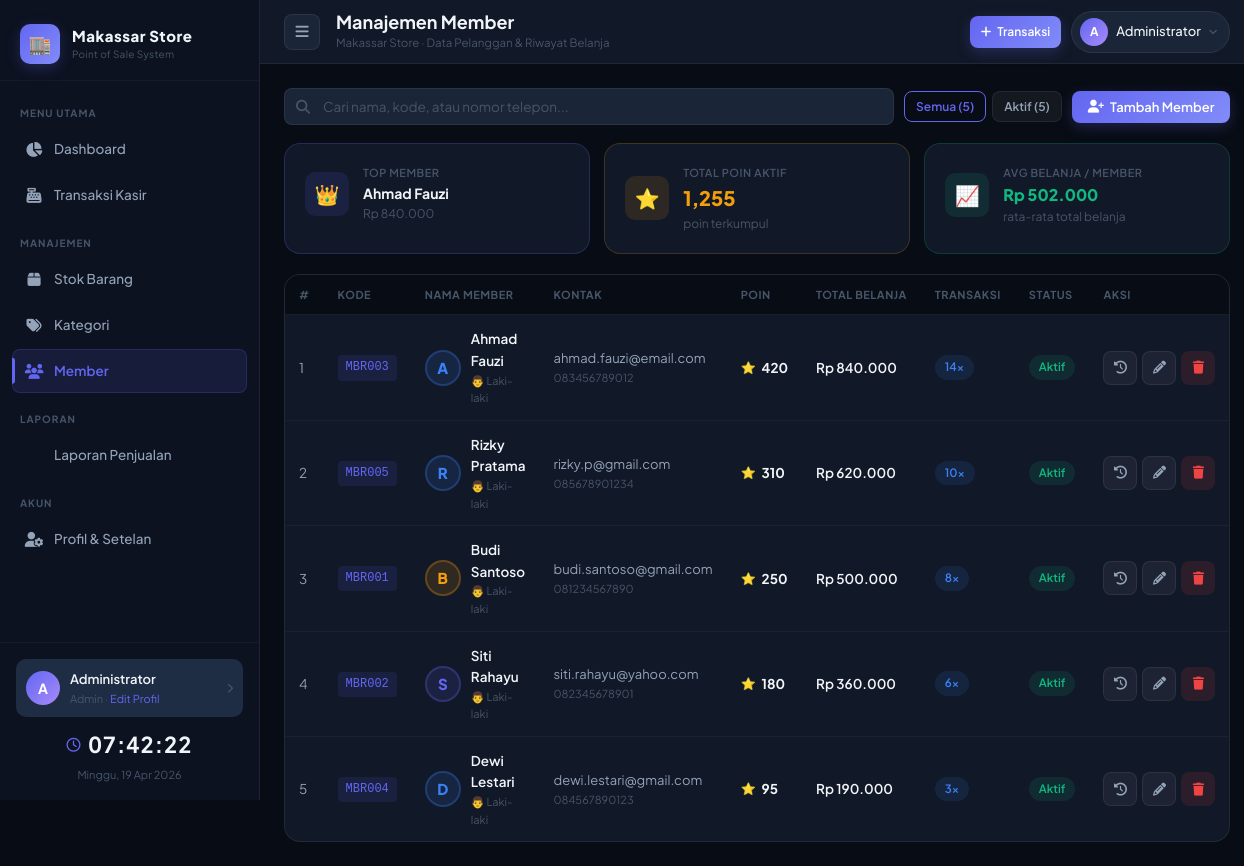
The app's page /member.php (signed in) with its own data.
### tables this page shows
CREATE TABLE IF NOT EXISTS `tbl_member` (
    `id`               INT           NOT NULL AUTO_INCREMENT,
    `kode_member`      VARCHAR(20)   NOT NULL,
    `nama`             VARCHAR(100)  NOT NULL,
    `email`            VARCHAR(100)  DEFAULT NULL,
    `telepon`          VARCHAR(20)   DEFAULT NULL,
    `alamat`           TEXT,
    `tanggal_lahir`    DATE          DEFAULT NULL,
    `jenis_kelamin`    ENUM('L','P') NOT NULL DEFAULT 'L',
    `poin`             INT           NOT NULL DEFAULT '0',
    `total_belanja`    DECIMAL(15,2) NOT NULL DEFAULT '0.00',
    `jumlah_transaksi` INT           NOT NULL DEFAULT '0',
    `status`           ENUM('aktif','nonaktif') NOT NULL DEFAULT 'aktif',
    `created_at`       TIMESTAMP     NOT NULL DEFAULT CURRENT_TIMESTAMP,
    PRIMARY KEY (`id`),
    UNIQUE KEY `uq_kode_member` (`kode_member`)
);

### config/database.php (called while the page is built, shortened)
<?php
function formatRupiah($angka)
{
    return 'Rp ' . number_format($angka, 0, ',', '.');
}

### member.php (the view, shortened to what this page needs)
<?php
require_once 'config/database.php';
$db = getDB();
$search = $_GET['q'] ?? '';
$status = $_GET['status'] ?? 'semua';
$where = ['1=1'];
$whereStr = implode(' AND ', $where);
$memberList = $db->query("SELECT * FROM tbl_member WHERE $whereStr ORDER BY total_belanja DESC");
$totalMember = $db->query("SELECT COUNT(*) as c FROM tbl_member")->fetch_assoc()['c'];
$totalAktif  = $db->query("SELECT COUNT(*) as c FROM tbl_member WHERE status='aktif'")->fetch_assoc()['c'];
include 'includes/header.php';
?>
<div class="toolbar">
    <div class="search-input-wrap">
        <i class="fa-solid fa-search"></i>
        <input type="text" class="form-control" id="searchInput" placeholder="Cari nama, kode, atau nomor telepon..." value="<?= htmlspecialchars($search) ?>">
    </div>
    <div style="display:flex;gap:6px">
        <a href="?status=semua" class="btn btn-ghost btn-sm <?= $status==='semua'?'btn-outline':'' ?>">Semua (<?= $totalMember ?>)</a>
        <a href="?status=aktif" class="btn btn-ghost btn-sm <?= $status==='aktif'?'btn-outline':'' ?>">Aktif (<?= $totalAktif ?>)</a>
    </div>
    <button class="btn btn-primary" onclick="openModal('modalMember');resetMemberForm()">
        <i class="fa-solid fa-user-plus"></i> Tambah Member
    </button>
</div>
<div style="display:grid;grid-template-columns:repeat(3,1fr);gap:14px;margin-bottom:20px">
    <?php
    $topMember = $db->query("SELECT nama, total_belanja FROM tbl_member ORDER BY total_belanja DESC LIMIT 1")->fetch_assoc();
    $totalPoin = $db->query("SELECT COALESCE(SUM(poin),0) as c FROM tbl_member")->fetch_assoc()['c'];
    $avgBelanja = $totalMember > 0 ? ($db->query("SELECT AVG(total_belanja) as c FROM tbl_member")->fetch_assoc()['c']) : 0;
    ?>
    <div class="card" style="border-color:var(--primary-glow)">
        <div class="card-body" style="display:flex;align-items:center;gap:14px">
            <div style="width:44px;height:44px;background:var(--primary-soft);border-radius:10px;display:flex;align-items:center;justify-content:center;font-size:20px;flex-shrink:0">👑</div>
            <div>
                <div style="font-size:11px;color:var(--text-muted);font-weight:600;text-transform:uppercase;letter-spacing:0.5px">Top Member</div>
                <div style="font-size:14px;font-weight:700;color:var(--text)"><?= $topMember ? htmlspecialchars($topMember['nama']) : '-' ?></div>
                <div style="font-size:12px;color:var(--text-muted)"><?= $topMember ? formatRupiah($topMember['total_belanja']) : '-' ?></div>
            </div>
        </div>
    </div>
    <div class="card" style="border-color:rgba(245,158,11,0.2)">
        <div class="card-body" style="display:flex;align-items:center;gap:14px">
            <div style="width:44px;height:44px;background:var(--amber-soft);border-radius:10px;display:flex;align-items:center;justify-content:center;font-size:20px;flex-shrink:0">⭐</div>
            <div>
                <div style="font-size:11px;color:var(--text-muted);font-weight:600;text-transform:uppercase;letter-spacing:0.5px">Total Poin Aktif</div>
                <div style="font-size:20px;font-weight:800;color:var(--amber)"><?= number_format($totalPoin) ?></div>
                <div style="font-size:12px;color:var(--text-muted)">poin terkumpul</div>
            </div>
        </div>
    </div>
    <div class="card" style="border-color:rgba(16,185,129,0.2)">
        <div class="card-body" style="display:flex;align-items:center;gap:14px">
            <div style="width:44px;height:44px;background:var(--success-soft);border-radius:10px;display:flex;align-items:center;justify-content:center;font-size:20px;flex-shrink:0">📈</div>
            <div>
                <div style="font-size:11px;color:var(--text-muted);font-weight:600;text-transform:uppercase;letter-spacing:0.5px">Avg Belanja / Member</div>
                <div style="font-size:16px;font-weight:800;color:var(--success)"><?= formatRupiah($avgBelanja) ?></div>
                <div style="font-size:12px;color:var(--text-muted)">rata-rata total belanja</div>
            </div>
        </div>
    </div>
</div>
<div class="card">
    <div class="table-wrap">
        <table class="data-table">
            <thead>
                <tr>
                    <th>#</th>
                    <th>Kode</th>
                    <th>Nama Member</th>
                    <th>Kontak</th>
                    <th>Poin</th>
                    <th>Total Belanja</th>
                    <th>Transaksi</th>
                    <th>Status</th>
                    <th width="120">Aksi</th>
                </tr>
            </thead>
            <tbody>
                <?php $no=1; while($m = $memberList->fetch_assoc()):
                    $initial = strtoupper(substr($m['nama'],0,1));
                    $colors = ['#6366f1','#f59e0b','#10b981','#3b82f6','#ef4444','#8b5cf6'];
                    $color  = $colors[crc32($m['nama']) % count($colors)];
                ?>
                <tr>
                    <td class="text-muted"><?= $no++ ?></td>
                    <td><span class="td-code"><?= $m['kode_member'] ?></span></td>
                    <td>
                        <div style="display:flex;align-items:center;gap:10px">
                            <div style="width:36px;height:36px;border-radius:50%;background:<?= $color ?>22;color:<?= $color ?>;display:flex;align-items:center;justify-content:center;font-weight:800;font-size:15px;border:2px solid <?= $color ?>44;flex-shrink:0"><?= $initial ?></div>
                            <div>
                                <div class="td-primary"><?= htmlspecialchars($m['nama']) ?></div>
                                <div class="text-xs text-muted"><?= $m['jenis_kelamin'] === 'L' ? '👨 Laki-laki' : '👩 Perempuan' ?><?= $m['tanggal_lahir'] ? ' · ' . date('d M Y', strtotime($m['tanggal_lahir'])) : '' ?></div>
                            </div>
                        </div>
                    </td>
                    <td>
                        <div style="font-size:13px"><?= $m['email'] ?: '-' ?></div>
                        <div class="text-xs text-muted"><?= $m['telepon'] ?: '-' ?></div>
                    </td>
                    <td>
                        <div style="display:flex;align-items:center;gap:6px">
                            <span style="color:var(--amber);font-size:12px">⭐</span>
                            <span style="font-weight:700;color:var(--text)"><?= number_format($m['poin']) ?></span>
                        </div>
                    </td>
                    <td class="td-primary"><?= formatRupiah($m['total_belanja']) ?></td>
                    <td><span class="badge badge-info"><?= $m['jumlah_transaksi'] ?>x</span></td>
                    <td>
                        <span class="badge <?= $m['status']==='aktif' ? 'badge-success' : 'badge-danger' ?>"><?= ucfirst($m['status']) ?></span>
                    </td>
                    <td>
                        <div style="display:flex;gap:5px">
                            <button class="btn btn-icon btn-ghost" title="Riwayat Belanja" onclick="lihatHistory(<?= $m['id'] ?>,'<?= htmlspecialchars($m['nama'],ENT_QUOTES) ?>')">
                                <i class="fa-solid fa-clock-rotate-left"></i>
                            </button>
                            <button class="btn btn-icon btn-ghost" title="Edit" onclick='editMember(<?= json_encode($m) ?>)'>
                                <i class="fa-solid fa-pencil"></i>
                            </button>
                            <button class="btn btn-icon" style="background:var(--danger-soft);color:var(--danger)" title="Hapus" onclick="hapusMember(<?= $m['id'] ?>,'<?= htmlspecialchars($m['nama'],ENT_QUOTES) ?>')">
                                <i class="fa-solid fa-trash"></i>
                            </button>
                        </div>
                    </td>
                </tr>
                <?php endwhile; ?>
            </tbody>
        </table>
    </div>
</div>
<?php include 'includes/footer.php'; ?>

### assets/css/style.css (style rules this page uses)
:root { --bg-base: #080c14; --bg-sidebar: #0c1220; --bg-card: #111827; --bg-card-2: #162032; --bg-modal: #0f1825; --bg-input: #1a2638; --bg-hover: #1e2d44; --border: rgba(255,255,255,0.07); --border-light: rgba(255,255,255,0.04); --primary: #6366f1; --primary-h: #4f46e5; --primary-glow: rgba(99,102,241,0.25); --primary-soft: rgba(99,102,241,0.12); --amber: #f59e0b; --amber-h: #d97706; --amber-glow: rgba(245,158,11,0.25); --amber-soft: rgba(245,158,11,0.12); --success: #10b981; --success-soft: rgba(16,185,129,0.12); --danger: #ef4444; --danger-soft: rgba(239,68,68,0.12); --warning: #f59e0b; --info: #3b82f6; --info-soft: rgba(59,130,246,0.12); --text: #f1f5f9; --text-sec: #94a3b8; --text-muted: #475569; --sidebar-w: 260px; --topbar-h: 64px; --radius: 12px; --radius-sm: 8px; --radius-lg: 16px; --radius-xl: 24px; --radius-full: 999px; --shadow-sm: 0 2px 8px rgba(0,0,0,0.3); --shadow-md: 0 4px 24px rgba(0,0,0,0.4); --shadow-lg: 0 8px 40px rgba(0,0,0,0.5); --shadow-glow: 0 0 24px var(--primary-glow); --transition: all 0.2s ease; --transition-s: all 0.15s ease; }
*, *::before, *::after { box-sizing: border-box; margin: 0; padding: 0; }
html { scroll-behavior: smooth; }
body { font-family: 'Plus Jakarta Sans', sans-serif; background: var(--bg-base); color: var(--text); min-height: 100vh; overflow-x: hidden; font-size: 14px; line-height: 1.6; }
a { color: inherit; text-decoration: none; }
button { cursor: pointer; font-family: inherit; }
select, input, textarea { font-family: inherit; }
.card { background: var(--bg-card); border: 1px solid var(--border); border-radius: var(--radius-lg); overflow: hidden; }
.card-body { padding: 20px; }
.table-wrap { overflow-x: auto; }
table.data-table { width: 100%; border-collapse: collapse; }
table.data-table th { padding: 11px 14px; font-size: 11px; font-weight: 700; color: var(--text-muted); text-transform: uppercase; letter-spacing: 0.5px; text-align: left; background: var(--bg-base); border-bottom: 1px solid var(--border); white-space: nowrap; }
table.data-table td { padding: 13px 14px; font-size: 13.5px; color: var(--text-sec); border-bottom: 1px solid var(--border-light); vertical-align: middle; }
table.data-table tbody tr:last-child td { border-bottom: none; }
.td-primary { color: var(--text) !important; font-weight: 600; }
.td-code { font-size: 12px; color: var(--primary); background: var(--primary-soft); padding: 3px 8px !important; border-radius: 4px; font-family: monospace; display: inline-block; }
.badge { display: inline-flex; align-items: center; gap: 4px; padding: 3px 10px; border-radius: var(--radius-full); font-size: 11.5px; font-weight: 600; }
.badge-success { background: var(--success-soft); color: var(--success); }
.badge-info { background: var(--info-soft); color: var(--info); }
.btn { display: inline-flex; align-items: center; gap: 6px; padding: 8px 16px; border-radius: var(--radius-sm); font-size: 13px; font-weight: 600; border: none; transition: var(--transition-s); white-space: nowrap; }
.btn-primary { background: linear-gradient(135deg, var(--primary), #818cf8); color: white; box-shadow: 0 4px 14px var(--primary-glow); }
.btn-ghost { background: rgba(255,255,255,0.05); color: var(--text-sec); border: 1px solid var(--border); }
.btn-outline { background: transparent; color: var(--primary); border: 1.5px solid var(--primary); }
.btn-icon { width: 34px; height: 34px; padding: 0; justify-content: center; border-radius: var(--radius-sm); }
.btn-sm { padding: 5px 11px; font-size: 12px; }
.form-control { width: 100%; background: var(--bg-input); border: 1.5px solid var(--border); border-radius: var(--radius-sm); color: var(--text); padding: 9px 13px; font-size: 13.5px; transition: var(--transition-s); outline: none; }
.form-control::placeholder { color: var(--text-muted); }
.toolbar { display: flex; align-items: center; gap: 10px; margin-bottom: 18px; flex-wrap: wrap; }
.search-input-wrap { position: relative; flex: 1; min-width: 200px; }
.search-input-wrap i { position: absolute; left: 12px; top: 50%; transform: translateY(-50%); color: var(--text-muted); font-size: 14px; }
.search-input-wrap input { width: 100%; padding-left: 38px; }
.text-muted { color: var(--text-muted); }
.text-xs { font-size: 11px; }

### records on screen
tbl_member: nama "Ahmad Fauzi", total_belanja "Rp 840.000", kode_member "MBR003", nama "A", jenis_kelamin "👨 Laki-laki", email "ahmad.fauzi@email.com", telepon "083456789012", poin "420", jumlah_transaksi "14", status "Aktif"
tbl_member: kode_member "MBR005", nama "R", nama "Rizky Pratama", jenis_kelamin "👨 Laki-laki", email "rizky.p@gmail.com", telepon "085678901234", poin "310", total_belanja "Rp 620.000", jumlah_transaksi "10", status "Aktif"
tbl_member: kode_member "MBR001", nama "B", nama "Budi Santoso", jenis_kelamin "👨 Laki-laki", email "budi.santoso@gmail.com", telepon "081234567890", poin "250", total_belanja "Rp 500.000", jumlah_transaksi "8", status "Aktif"
tbl_member: kode_member "MBR002", nama "S", nama "Siti Rahayu", jenis_kelamin "👨 Laki-laki", email "siti.rahayu@yahoo.com", telepon "082345678901", poin "180", total_belanja "Rp 360.000", jumlah_transaksi "6", status "Aktif"
tbl_member: kode_member "MBR004", nama "D", nama "Dewi Lestari", jenis_kelamin "👨 Laki-laki", email "dewi.lestari@gmail.com", telepon "084567890123", poin "95", total_belanja "Rp 190.000", jumlah_transaksi "3", status "Aktif"

### other values on screen
APP_NAME "Makassar Store"
$currentUser['avatar'] "A"
$currentUser['nama'] "Administrator"
$currentUser['role'] "Admin"
$pageTitle "Manajemen Member"
$pageSub "Data Pelanggan & Riwayat Belanja"
$totalMember "5"
$totalAktif "5"
$totalPoin "1,255"
formatRupiah($avgBelanja) "Rp 502.000"
